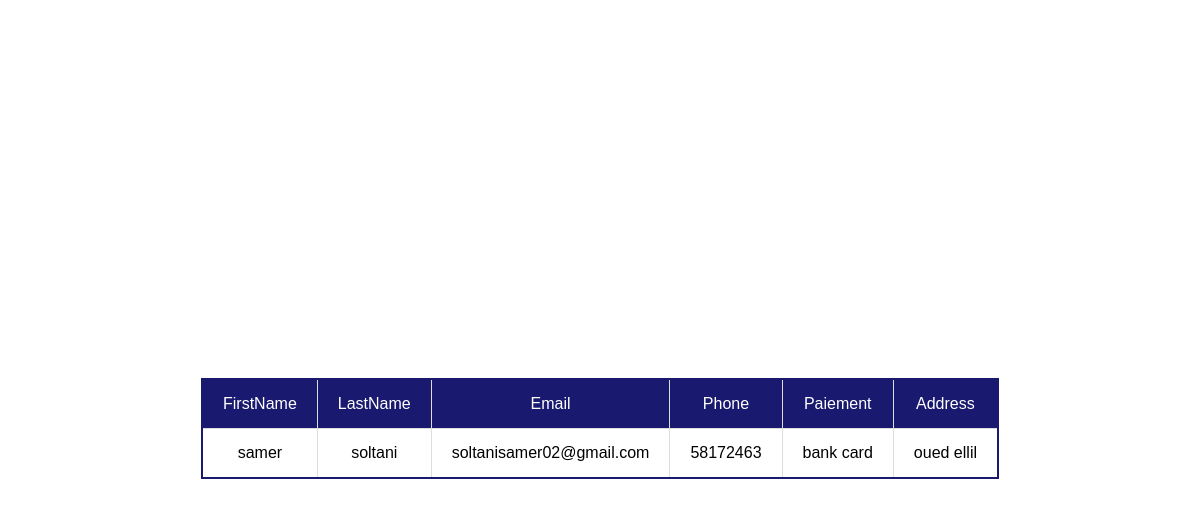
The app's page /php/afficherbuy.php with its own data.
### tables this page shows
CREATE TABLE IF NOT EXISTS `buy` (
  `FirstName` varchar(100) NOT NULL,
  `lastname` varchar(100) NOT NULL,
  `email` varchar(100) NOT NULL,
  `phone` varchar(100) NOT NULL,
  `paiement` varchar(100) NOT NULL,
  `Address` varchar(100) NOT NULL,
  PRIMARY KEY (`phone`)
);

### php/afficherbuy.php (the view, shortened to what this page needs)
<!DOCTYPE html>
<html lang="en">
<head>
    <link rel="stylesheet" href="../style/afficher.css">
</head>
<body>
    <?php
$conn=mysqli_connect('localhost','root','','projetweb');
$req="select * from buy";
$res=mysqli_query($conn,$req);
$num=mysqli_num_rows($res);
    ?>
    <table border=1 class="tab">
<tr class="head">
<td>FirstName</td>
<td>LastName</td>
<td>Email</td>
<td>Phone</td>
<td>Paiement</td>
<td>Address</td>
</tr>
<?php
if($num>0) {
    while($row = mysqli_fetch_array($res))
    {?>
<tr>
    <td><?php echo $row['FirstName'];?></td  >
    <td><?php echo $row['lastname'];?></td  >
    <td><?php echo $row['email'];?></td >
    <td><?php echo $row['phone'];?></td >
    <td><?php echo $row['paiement'];?></td>
    <td><?php echo $row['Address'];?></td  >
</tr>
<?php
}
}
?>
    </table>
</body>
</html>

### style/afficher.css (style rules this page uses)
body { height: 100vh; padding: 20px; font-family: Arial, Helvetica, sans-serif; background: #fff; display: flex; justify-content: center; align-items: center; }
.tab { border-collapse: collapse; border: 2px solid midnightblue; }
.head { background-color: midnightblue; color: #fff; text-align: left; }
tr, td { padding: 15px 20px; text-align: center; }
tr, td { border: 1px solid #ddd; }

### records on screen
buy: FirstName "samer", lastname "soltani", email "soltanisamer02@gmail.com", phone "58172463", paiement "bank card", Address "oued ellil"
